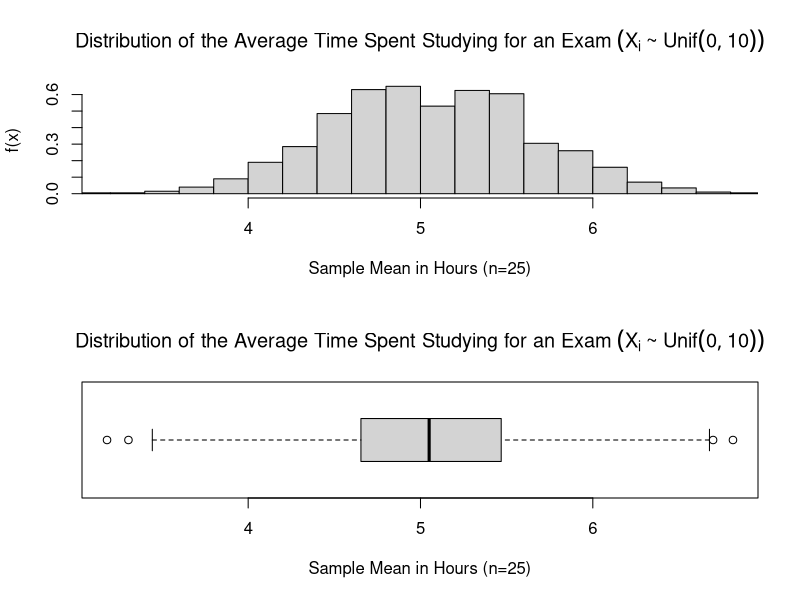

This figure's R source:
###################
# FINAL PROJECT: PART 1B - STAT 3201(DONGES)
# HARSHIL PATEL, 11/23/2018   
###################

#set working directory
setwd("C:/Users/offic/OneDrive - The Ohio State University/data analytics/R programming Files/project")

set.seed(35) #this ensures you'll get the same random process every time you run the code

#################################
# Part 1B:
#################################

#Model the time spent studying for an exam. Take 1,000 random samples of size 25 from the distributions below. 
#Plot the empirical distribution of the sample mean, estimate the mean of the sample mean, and estimate the
#standard deviation of the sample mean. Compare the results to the theoretical results.

#THe distribution of one student's time spent studying for an exam is 
#uniformally distrubuted, with time spend can be between 0 to 10 hours.

alpha<-0 #min amount student could study
beta<-10 #max amount student could study
sampleSize<-25
numberOfSamples<-1000
vectorOfSampleMeans<-vector()
samples<-vector()
# use a loop to generate and record 1000 random sample means with x[i]~Unif(0,10) from samples of size 25.
for (i in 1:numberOfSamples) {
  samples<- runif(sampleSize, min = alpha, max = beta)
  vectorOfSampleMeans[i]<-mean(samples)
}
#Determine the estimated mean & st. deviation of sample mean.
avgOfSampleMean<-mean(vectorOfSampleMeans)
sdtOfSampleMean<-sd(vectorOfSampleMeans)

#Determine the theoretical mean & st. deviation of sample mean.
theoreticalMeanOfSampleMean<-(beta+alpha)/2
theoreticalSDTOfSampleMean<-sqrt((((beta-alpha)^2)/12)/(sampleSize))

#Data Visualization, create a histrogram & boxplot of sample mean generated from previous operation.
par(mfrow=c(2,1))
hist(vectorOfSampleMeans,
    main = expression("Distribution of the Average Time Spent Studying for an Exam"~ (X[i]~"~"~Unif(0,10))),
    ylab='f(x)',
    xlab = "Sample Mean in Hours (n=25)",
    breaks = 25,
    xlim = c(min(vectorOfSampleMeans),max(vectorOfSampleMeans)),
    freq = FALSE)
boxplot(vectorOfSampleMeans,
    main = expression("Distribution of the Average Time Spent Studying for an Exam"~ (X[i]~"~"~Unif(0,10))),
    xlab = "Sample Mean in Hours (n=25)",
    horizontal = TRUE)